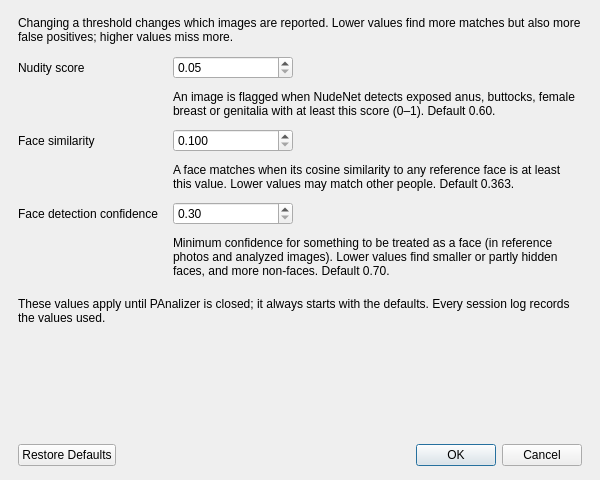
<?xml version="1.0" encoding="UTF-8"?>
<ui version="4.0">
 <class>ThresholdsDialog</class>
 <widget class="QDialog" name="ThresholdsDialog">
  <property name="geometry">
   <rect>
    <x>0</x>
    <y>0</y>
    <width>600</width>
    <height>480</height>
   </rect>
  </property>
  <property name="windowTitle">
   <string>Detection thresholds</string>
  </property>
  <layout class="QVBoxLayout" name="dialogLayout">
   <property name="sizeConstraint">
    <enum>QLayout::SetMinimumSize</enum>
   </property>
   <property name="spacing">
    <number>12</number>
   </property>
   <property name="leftMargin">
    <number>18</number>
   </property>
   <property name="topMargin">
    <number>16</number>
   </property>
   <property name="rightMargin">
    <number>18</number>
   </property>
   <property name="bottomMargin">
    <number>14</number>
   </property>
   <item>
    <widget class="QLabel" name="introLabel">
     <property name="text">
      <string>Changing a threshold changes which images are reported. Lower values find more matches but also more false positives; higher values miss more.</string>
     </property>
     <property name="wordWrap">
      <bool>true</bool>
     </property>
    </widget>
   </item>
   <item>
    <layout class="QFormLayout" name="formLayout">
     <property name="labelAlignment">
      <set>Qt::AlignLeft|Qt::AlignVCenter</set>
     </property>
     <property name="horizontalSpacing">
      <number>14</number>
     </property>
     <property name="verticalSpacing">
      <number>4</number>
     </property>
     <item row="0" column="0">
      <widget class="QLabel" name="nudityLabel">
       <property name="text">
        <string>Nudity score</string>
       </property>
       <property name="buddy">
        <cstring>NudityThreshold</cstring>
       </property>
      </widget>
     </item>
     <item row="0" column="1">
      <widget class="QDoubleSpinBox" name="NudityThreshold">
       <property name="minimumSize">
        <size>
         <width>100</width>
         <height>0</height>
        </size>
       </property>
       <property name="maximumSize">
        <size>
         <width>120</width>
         <height>16777215</height>
        </size>
       </property>
       <property name="decimals">
        <number>2</number>
       </property>
       <property name="minimum">
        <double>0.050000000000000</double>
       </property>
       <property name="maximum">
        <double>0.990000000000000</double>
       </property>
       <property name="singleStep">
        <double>0.050000000000000</double>
       </property>
      </widget>
     </item>
     <item row="1" column="1">
      <widget class="QLabel" name="nudityHelp">
       <property name="text">
        <string>An image is flagged when NudeNet detects exposed anus, buttocks, female breast or genitalia with at least this score (0–1). Default 0.60.</string>
       </property>
       <property name="wordWrap">
        <bool>true</bool>
       </property>
      </widget>
     </item>
     <item row="2" column="0">
      <widget class="QLabel" name="faceLabel">
       <property name="text">
        <string>Face similarity</string>
       </property>
       <property name="buddy">
        <cstring>FaceThreshold</cstring>
       </property>
      </widget>
     </item>
     <item row="2" column="1">
      <widget class="QDoubleSpinBox" name="FaceThreshold">
       <property name="minimumSize">
        <size>
         <width>100</width>
         <height>0</height>
        </size>
       </property>
       <property name="maximumSize">
        <size>
         <width>120</width>
         <height>16777215</height>
        </size>
       </property>
       <property name="decimals">
        <number>3</number>
       </property>
       <property name="minimum">
        <double>0.100000000000000</double>
       </property>
       <property name="maximum">
        <double>0.900000000000000</double>
       </property>
       <property name="singleStep">
        <double>0.010000000000000</double>
       </property>
      </widget>
     </item>
     <item row="3" column="1">
      <widget class="QLabel" name="faceHelp">
       <property name="text">
        <string>A face matches when its cosine similarity to any reference face is at least this value. Lower values may match other people. Default 0.363.</string>
       </property>
       <property name="wordWrap">
        <bool>true</bool>
       </property>
      </widget>
     </item>
     <item row="4" column="0">
      <widget class="QLabel" name="detectionLabel">
       <property name="text">
        <string>Face detection confidence</string>
       </property>
       <property name="buddy">
        <cstring>DetectionScore</cstring>
       </property>
      </widget>
     </item>
     <item row="4" column="1">
      <widget class="QDoubleSpinBox" name="DetectionScore">
       <property name="minimumSize">
        <size>
         <width>100</width>
         <height>0</height>
        </size>
       </property>
       <property name="maximumSize">
        <size>
         <width>120</width>
         <height>16777215</height>
        </size>
       </property>
       <property name="decimals">
        <number>2</number>
       </property>
       <property name="minimum">
        <double>0.300000000000000</double>
       </property>
       <property name="maximum">
        <double>0.990000000000000</double>
       </property>
       <property name="singleStep">
        <double>0.050000000000000</double>
       </property>
      </widget>
     </item>
     <item row="5" column="1">
      <widget class="QLabel" name="detectionHelp">
       <property name="text">
        <string>Minimum confidence for something to be treated as a face (in reference photos and analyzed images). Lower values find smaller or partly hidden faces, and more non-faces. Default 0.70.</string>
       </property>
       <property name="wordWrap">
        <bool>true</bool>
       </property>
      </widget>
     </item>
    </layout>
   </item>
   <item>
    <widget class="QLabel" name="sessionNote">
     <property name="text">
      <string>These values apply until PAnalizer is closed; it always starts with the defaults. Every session log records the values used.</string>
     </property>
     <property name="wordWrap">
      <bool>true</bool>
     </property>
    </widget>
   </item>
   <item>
    <spacer name="dialogSpacer">
     <property name="orientation">
      <enum>Qt::Vertical</enum>
     </property>
     <property name="sizeHint" stdset="0">
      <size>
       <width>20</width>
       <height>4</height>
      </size>
     </property>
    </spacer>
   </item>
   <item>
    <widget class="QDialogButtonBox" name="buttonBox">
     <property name="standardButtons">
      <set>QDialogButtonBox::Cancel|QDialogButtonBox::Ok|QDialogButtonBox::RestoreDefaults</set>
     </property>
    </widget>
   </item>
  </layout>
 </widget>
 <resources/>
 <connections>
  <connection>
   <sender>buttonBox</sender>
   <signal>accepted()</signal>
   <receiver>ThresholdsDialog</receiver>
   <slot>accept()</slot>
  </connection>
  <connection>
   <sender>buttonBox</sender>
   <signal>rejected()</signal>
   <receiver>ThresholdsDialog</receiver>
   <slot>reject()</slot>
  </connection>
 </connections>
</ui>
